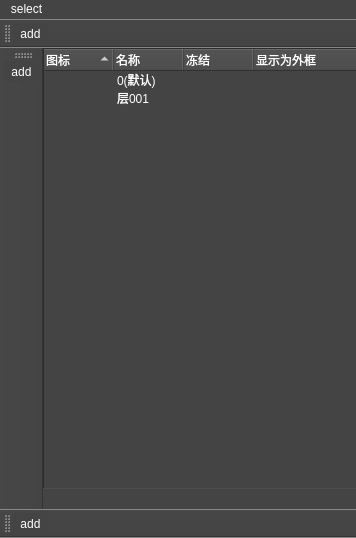
<?xml version="1.0" encoding="UTF-8"?>
<ui version="4.0">
 <class>Layer</class>
 <widget class="QMainWindow" name="Layer">
  <property name="geometry">
   <rect>
    <x>0</x>
    <y>0</y>
    <width>356</width>
    <height>538</height>
   </rect>
  </property>
  <property name="contextMenuPolicy">
   <enum>Qt::CustomContextMenu</enum>
  </property>
  <property name="windowTitle">
   <string>Layer</string>
  </property>
  <property name="styleSheet">
   <string notr="true">background-color: #444444;
    color: #FFFFFF;</string>
  </property>
  <property name="dockOptions">
   <set>QMainWindow::AllowTabbedDocks|QMainWindow::AnimatedDocks</set>
  </property>
  <widget class="QWidget" name="centralwidget">
   <widget class="QTreeWidget" name="treeWidget">
    <property name="geometry">
     <rect>
      <x>0</x>
      <y>0</y>
      <width>321</width>
      <height>441</height>
     </rect>
    </property>
    <property name="frameShape">
     <enum>QFrame::Panel</enum>
    </property>
    <property name="frameShadow">
     <enum>QFrame::Sunken</enum>
    </property>
    <property name="tabKeyNavigation">
     <bool>false</bool>
    </property>
    <property name="dragEnabled">
     <bool>false</bool>
    </property>
    <property name="dragDropOverwriteMode">
     <bool>false</bool>
    </property>
    <property name="textElideMode">
     <enum>Qt::ElideRight</enum>
    </property>
    <property name="autoExpandDelay">
     <number>-1</number>
    </property>
    <property name="indentation">
     <number>0</number>
    </property>
    <property name="rootIsDecorated">
     <bool>true</bool>
    </property>
    <property name="uniformRowHeights">
     <bool>false</bool>
    </property>
    <property name="itemsExpandable">
     <bool>true</bool>
    </property>
    <property name="sortingEnabled">
     <bool>true</bool>
    </property>
    <property name="animated">
     <bool>false</bool>
    </property>
    <property name="allColumnsShowFocus">
     <bool>false</bool>
    </property>
    <property name="wordWrap">
     <bool>false</bool>
    </property>
    <property name="headerHidden">
     <bool>false</bool>
    </property>
    <property name="expandsOnDoubleClick">
     <bool>true</bool>
    </property>
    <property name="columnCount">
     <number>4</number>
    </property>
    <attribute name="headerVisible">
     <bool>true</bool>
    </attribute>
    <attribute name="headerCascadingSectionResizes">
     <bool>false</bool>
    </attribute>
    <attribute name="headerMinimumSectionSize">
     <number>21</number>
    </attribute>
    <attribute name="headerDefaultSectionSize">
     <number>70</number>
    </attribute>
    <attribute name="headerHighlightSections">
     <bool>false</bool>
    </attribute>
    <attribute name="headerShowSortIndicator" stdset="0">
     <bool>true</bool>
    </attribute>
    <attribute name="headerStretchLastSection">
     <bool>true</bool>
    </attribute>
    <column>
     <property name="text">
      <string>图标</string>
     </property>
    </column>
    <column>
     <property name="text">
      <string>名称</string>
     </property>
    </column>
    <column>
     <property name="text">
      <string>冻结</string>
     </property>
    </column>
    <column>
     <property name="text">
      <string>显示为外框</string>
     </property>
    </column>
    <item>
     <property name="text">
      <string/>
     </property>
     <property name="textAlignment">
      <set>AlignCenter</set>
     </property>
     <property name="icon">
      <iconset resource="main.qrc">
       <normaloff>:/Resource/Layer/ble_on_32.png</normaloff>:/Resource/Layer/ble_on_32.png</iconset>
     </property>
     <property name="text">
      <string>0(默认)</string>
     </property>
     <property name="icon">
      <iconset>
       <selectedon>:/Resource/Layer/Layers_48.png</selectedon>
      </iconset>
     </property>
     <property name="text">
      <string/>
     </property>
     <property name="text">
      <string/>
     </property>
    </item>
    <item>
     <property name="text">
      <string/>
     </property>
     <property name="text">
      <string>层001</string>
     </property>
     <property name="icon">
      <iconset>
       <selectedon>:/Resource/Layer/Layers_48.png</selectedon>
      </iconset>
     </property>
     <property name="text">
      <string/>
     </property>
     <property name="text">
      <string/>
     </property>
    </item>
   </widget>
  </widget>
  <widget class="QToolBar" name="toolBar">
   <property name="windowTitle">
    <string>toolBar</string>
   </property>
   <attribute name="toolBarArea">
    <enum>TopToolBarArea</enum>
   </attribute>
   <attribute name="toolBarBreak">
    <bool>false</bool>
   </attribute>
   <addaction name="actionadd"/>
  </widget>
  <widget class="QToolBar" name="toolBar_2">
   <property name="windowTitle">
    <string>toolBar_2</string>
   </property>
   <attribute name="toolBarArea">
    <enum>LeftToolBarArea</enum>
   </attribute>
   <attribute name="toolBarBreak">
    <bool>false</bool>
   </attribute>
   <addaction name="actionadd"/>
  </widget>
  <widget class="QToolBar" name="toolBar_3">
   <property name="windowTitle">
    <string>toolBar_3</string>
   </property>
   <attribute name="toolBarArea">
    <enum>BottomToolBarArea</enum>
   </attribute>
   <attribute name="toolBarBreak">
    <bool>false</bool>
   </attribute>
   <addaction name="actionadd"/>
  </widget>
  <widget class="QMenuBar" name="menuCustomMenu">
   <property name="geometry">
    <rect>
     <x>0</x>
     <y>0</y>
     <width>356</width>
     <height>20</height>
    </rect>
   </property>
   <property name="contextMenuPolicy">
    <enum>Qt::CustomContextMenu</enum>
   </property>
   <widget class="QMenu" name="menuselect">
    <property name="title">
     <string>select</string>
    </property>
   </widget>
   <addaction name="menuselect"/>
  </widget>
  <action name="actionadd">
   <property name="icon">
    <iconset>
     <selectedon>:/Resource/Layer/CreateNewLayer_48.png</selectedon>
    </iconset>
   </property>
   <property name="text">
    <string>add</string>
   </property>
   <property name="menuRole">
    <enum>QAction::NoRole</enum>
   </property>
  </action>
  <action name="actionSelect_All">
   <property name="text">
    <string>Select All</string>
   </property>
   <property name="shortcut">
    <string>Ctrl+A</string>
   </property>
  </action>
 </widget>
 <resources>
  <include location="main.qrc"/>
 </resources>
 <connections/>
</ui>
